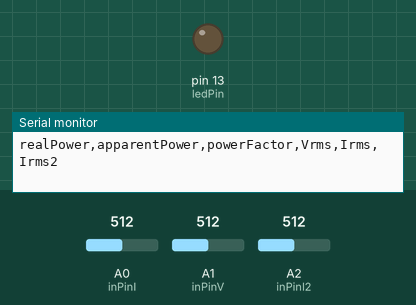
This sketch was run on a simulated Arduino Uno, built with avr-gcc and run on an emulated ATmega328P. Shown: output pins drawn as LEDs (lit = HIGH), the last lines printed to the serial monitor. Inputs (shaded band) come from the test bench; at power-on: A0 (inPinI) = 512, A1 (inPinV) = 512, A2 (inPinI2) = 512.

Above: at 0.7 s.
At 5.4 s:
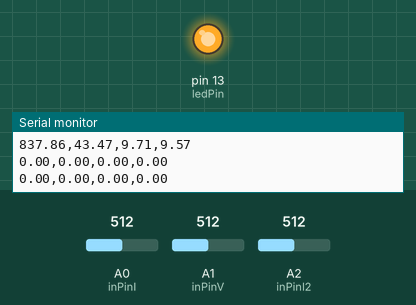
Timing chart, 0 to 7.2 s (numbered marks = the images above):
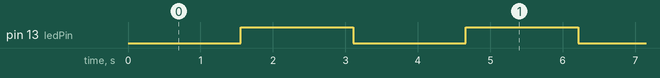

The sketch:

basicmonitor2lines.ino
```cpp
//Basic energy monitoring sketch
//Authors: Trystan Lea, Eric Sandeen

//Licenced under GNU General Public Licence more details here
// openenergymonitor.org

//Sketch measures voltage and current.
//and then calculates useful values like real power,
//apparent power, powerfactor, Vrms, Irms.

//Setup variables
int numberOfSamples = 3000;

//Set Voltage and current input pins
int inPinV = 1;
int inPinI = 0;
int inPinI2 = 2;

//Sanity check calibration method thanks to Eric Sandeen http://sandeen.net/wordpress
//See discussion here: http://openenergymonitor.org/emon/node/59
//Enter the values of your setup below

// Voltage is reduced both by wall xfmr & voltage divider
#define AC_WALL_VOLTAGE        120
#define AC_ADAPTER_VOLTAGE     16	//TC
// Ratio of the voltage divider in the circuit
#define AC_VOLTAGE_DIV_RATIO   13	//TC = 130/10
// CT: Voltage depends on current, burden resistor, and turns
#define CT_BURDEN_RESISTOR    100
#define CT_TURNS              2000 //TC - TRUE - was 3030
//5ma for 10A current - approximately
//CT_TURNS = ratio = 2000

//Calibration coeficients
//These need to be set in order to obtain accurate results
//Set the above values first and then calibrate futher using normal calibration method described on how to build it page.
double VCAL = 0.939;
double ICAL = 0.954;
double ICAL2 = 0.940;
double PHASECAL = 1.0; //Was 2.4

#define Vcc 5.0
// Initial gueses for ratios, modified by VCAL/ICAL tweaks
#define AC_ADAPTER_RATIO       (AC_WALL_VOLTAGE / AC_ADAPTER_VOLTAGE)
double V_RATIO = AC_ADAPTER_RATIO * AC_VOLTAGE_DIV_RATIO * Vcc / 1024 * VCAL;
double I_RATIO = (long double)CT_TURNS / CT_BURDEN_RESISTOR * Vcc / 1024 * ICAL;
double I_RATIO2 = (long double)CT_TURNS / CT_BURDEN_RESISTOR * Vcc / 1024 * ICAL2;

//Sample variables
int lastSampleV,lastSampleI,sampleV,sampleI;
int lastSampleI2,sampleI2;

//Filter variables
double lastFilteredV, lastFilteredI, filteredV, filteredI, lastFilteredI2, filteredI2;
double filterTemp;

//Stores the phase calibrated instantaneous voltage.
double shiftedV;

//Power calculation variables
double sqI,sqI2,sqV,instP,sumI,sumI2,sumV,sumP;

//Useful value variables
double realPower,
       apparentPower,
       powerFactor,
       Vrms,
       Irms,
       Irms2;

int ledPin =  13;    // LED connected to digital pin 13
int blink = 0;

void setup()
{
   Serial.begin(19200);
   pinMode(ledPin, OUTPUT);

   Serial.print("realPower");
   Serial.print(',');
   Serial.print("apparentPower");
   Serial.print(',');
   Serial.print("powerFactor");
   Serial.print(',');
   Serial.print("Vrms");
   Serial.print(",");
   Serial.print("Irms");
   Serial.print(',');
   Serial.println("Irms2");

}

void loop()
{
	for (int n=0; n<numberOfSamples; n++)
	{

		//Used for offset removal
		lastSampleV=sampleV;
		lastSampleI=sampleI;
		lastSampleI2=sampleI2;

		//Read in voltage and current samples.
		sampleV = analogRead(inPinV);
		sampleI = analogRead(inPinI);
		sampleI2 = analogRead(inPinI2);

		//Used for offset removal
		lastFilteredV = filteredV;
		lastFilteredI = filteredI;
		lastFilteredI2 = filteredI2;

		//Digital high pass filters to remove 2.5V DC offset.
		filteredV = 0.996*(lastFilteredV+(sampleV-lastSampleV));
		filteredI = 0.996*(lastFilteredI+sampleI-lastSampleI);
		filteredI2 = 0.996*(lastFilteredI2+sampleI2-lastSampleI2);

		//Phase calibration goes here.
		shiftedV = lastFilteredV + PHASECAL * (filteredV - lastFilteredV);

		//Root-mean-square method voltage
		//1) square voltage values
		sqV= filteredV * filteredV;
		//2) sum
		sumV += sqV;

		//Root-mean-square method current
		//1) square current values
		sqI = filteredI * filteredI;
		sqI2 = filteredI2 * filteredI2;
		//2) sum
		sumI += sqI;
		sumI2 += sqI2;

		//Instantaneous Power
		instP = shiftedV * (filteredI+filteredI2);
		//Sum
		sumP +=instP;
	}

	//Calculation of the root of the mean of the voltage and current squared (rms)
	//Calibration coeficients applied.
	Vrms = V_RATIO*sqrt(sumV / numberOfSamples);
	Irms = I_RATIO*sqrt(sumI / numberOfSamples);
	Irms2 = I_RATIO2*sqrt(sumI2 / numberOfSamples);

	//Calculation power values
	realPower = V_RATIO*I_RATIO*I_RATIO2*sumP / numberOfSamples;
	apparentPower = Vrms * (Irms+Irms2);
	powerFactor = realPower / apparentPower;

	//Output to serial
//	Serial.print(sumP);
//	Serial.print(',');

//	Serial.print(realPower);
//	Serial.print(',');
	Serial.print(apparentPower);
	Serial.print(',');
//	Serial.print(powerFactor);
//	Serial.print(',');
	Serial.print(Vrms);
	Serial.print(",");
	Serial.print(Irms);
	Serial.print(',');
	Serial.println(Irms2);

	//Reset accumulators
	sumV = 0;
	sumI = 0;
	sumI2 = 0;
	sumP = 0;

        if (blink == 0)
        {
          blink = 1;
          digitalWrite(ledPin, HIGH);
        }
        else
        {
          blink = 0;
          digitalWrite(ledPin, LOW);
        }
}
```

Measured:
- by itself, pin 13 (ledPin): alternates HIGH for 1.6 s and LOW for 1.6 s
